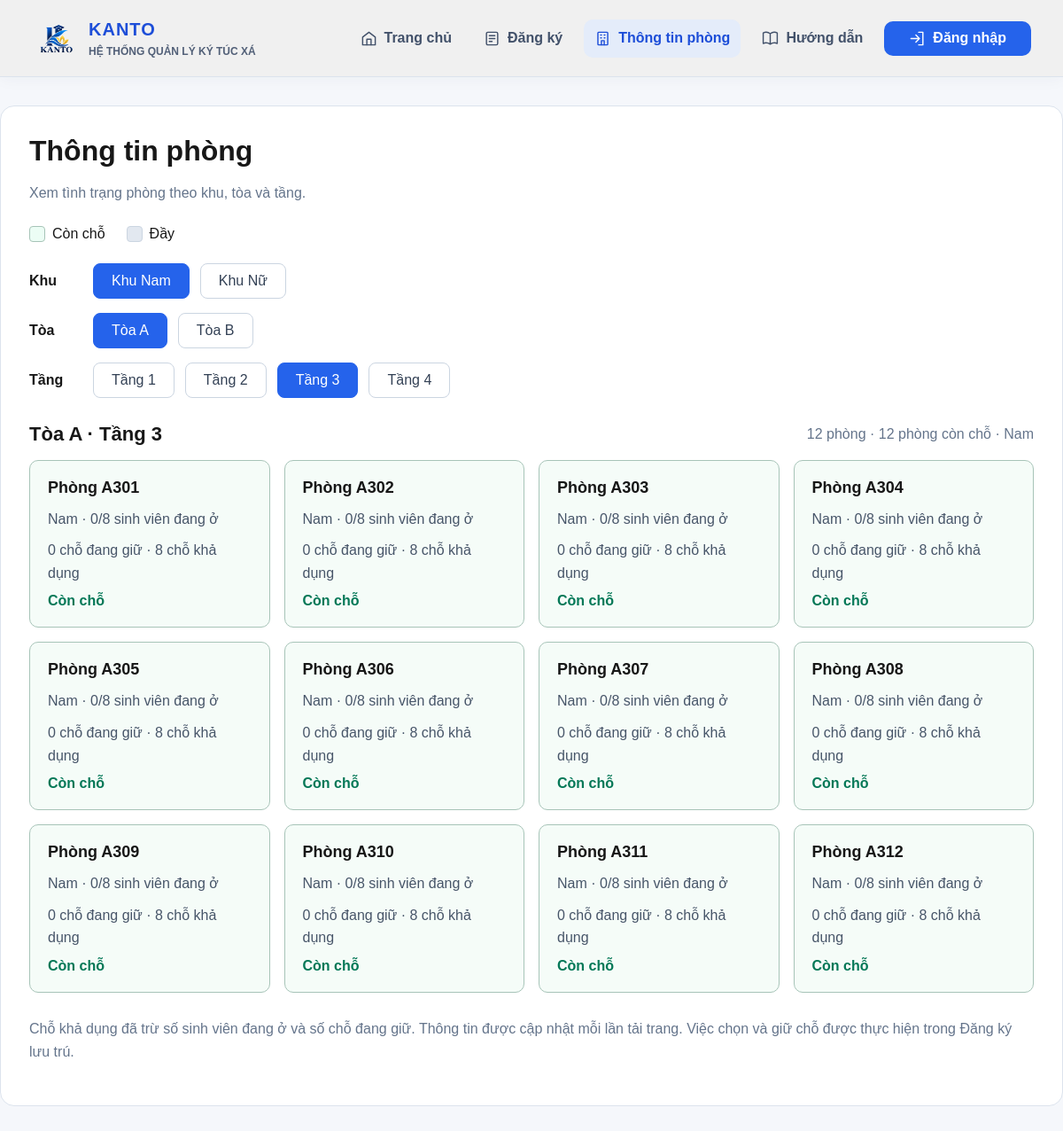
Page /index.php?action=rooms&GioiTinhPhong=Nam&MaToa=T01&Tang=3 on the committed database.
### tables this page shows
CREATE TABLE IF NOT EXISTS `toanha` (
  `MaToa` varchar(10) NOT NULL,
  `TenToa` varchar(100) NOT NULL,
  PRIMARY KEY (`MaToa`),
  UNIQUE KEY `uq_toanha_ten` (`TenToa`)
);

CREATE TABLE IF NOT EXISTS `phong` (
  `MaPhong` varchar(10) NOT NULL,
  `MaToa` varchar(10) NOT NULL,
  `SoPhong` varchar(20) NOT NULL,
  `Tang` tinyint UNSIGNED NOT NULL,
  `GioiTinhPhong` enum('Nam','Nữ') NOT NULL,
  `SucChua` int NOT NULL,
  PRIMARY KEY (`MaPhong`),
  UNIQUE KEY `uq_phong_toa_sophong` (`MaToa`,`SoPhong`),
  KEY `idx_phong_matoa` (`MaToa`),
  KEY `idx_phong_toa_tang` (`MaToa`,`Tang`)
);

### controllers/RoomController.php (called while the page is built, shortened)
<?php
require_once __DIR__ . '/../config/app.php';
require_once __DIR__ . '/../models/Room.php';
class RoomController
{
    public function show(): void
    {
        $gender = 'Nam';
        $buildingId = $floor = null;
        $buildings = $floors = $rooms = [];
        $selectedBuilding = null;
        $message = '';
        if (!$message) {
            $gender = $_GET['GioiTinhPhong'] ?? 'Nam';
            $buildingId = $_GET['MaToa'] ?? null;
            $floorInput = $_GET['Tang'] ?? null;
            if (!in_array($gender, ['Nam', 'Nữ'], true)
                || ($buildingId !== null && ($buildingId === '' || mb_strlen($buildingId) > 10))
                || ($floorInput !== null && (!preg_match('/^[1-9][0-9]{0,2}$/D', $floorInput) || (int) $floorInput > 255))) {
                $message = 'Bộ lọc phòng không hợp lệ. Vui lòng chọn lại khu, tòa và tầng.';
            } else {
                $floor = $floorInput === null ? null : (int) $floorInput;
            }
        }
        if ($message) {
            http_response_code(400);
        } else {
            try {
                $model = new Room($this->db);
                $buildings = $model->buildings($gender);
                $buildingId ??= $buildings[0]['MaToa'] ?? null;
                foreach ($buildings as $building) {
                    if ($building['MaToa'] === $buildingId) {
                        $selectedBuilding = $building;
                    }
                }
                if ($buildingId !== null && !$selectedBuilding) {
                    $message = 'Tòa đã chọn không thuộc khu này hoặc không có phòng.';
                    http_response_code(400);
                } elseif ($selectedBuilding) {
                    $floors = $model->floors($gender, $buildingId);
                    $floor ??= $floors[0] ?? null;
                    if (!in_array($floor, $floors, true)) {
                        $message = 'Tầng đã chọn không có trong tòa này.';
                        http_response_code(400);
                    } else {
                        $rooms = $model->rooms($gender, $buildingId, $floor);
                    }
                } elseif ($floor !== null) {
                    $message = 'Không có tòa và tầng phù hợp với bộ lọc.';
                    http_response_code(400);
                }
            } catch (PDOException $error) {
                http_response_code(500);
                $message = 'Chưa thể tải thông tin phòng. Vui lòng thử lại sau.';
                $rooms = [];
            }
        }
        require __DIR__ . '/../views/rooms/information.php';
    }
}

### config/app.php (called while the page is built, shortened)
<?php
function appUrl(string $path = ''): string
{
    $base = getenv('APP_BASE_PATH');
    $base = $base === false ? '/Kanto-KTX' : $base;
    return '/' . trim(trim($base, '/') . '/' . ltrim($path, '/'), '/');
}

### models/Room.php (called while the page is built, shortened)
<?php
class Room
{
    public function buildings(string $gender): array
    {
        $stmt = $this->db->prepare('SELECT DISTINCT t.MaToa, t.TenToa
            FROM toanha t JOIN phong p ON p.MaToa = t.MaToa
            WHERE p.GioiTinhPhong = ? ORDER BY t.TenToa, t.MaToa');
        $stmt->execute([$gender]);
        return $stmt->fetchAll();
    }
    public function floors(string $gender, string $building): array
    {
        $stmt = $this->db->prepare('SELECT DISTINCT Tang FROM phong
            WHERE GioiTinhPhong = ? AND MaToa = ? ORDER BY Tang');
        $stmt->execute([$gender, $building]);
        return array_map('intval', $stmt->fetchAll(PDO::FETCH_COLUMN));
    }
    public function rooms(string $gender, ?string $building = null, ?int $floor = null, bool $availableOnly = false): array
    {
        return $this->queryRooms($gender, $building, $floor, $availableOnly);
    }
    private function queryRooms(?string $gender = null, ?string $building = null, ?int $floor = null, bool $availableOnly = false, ?string $roomId = null): array
    {
        $roomConstraint = $roomId === null ? '' : ' AND MaPhong = ?';
        $sql = "SELECT p.*, t.TenToa,
            COALESCE(h.DangO, 0) AS DangO, COALESCE(d.DangGiu, 0) AS DangGiu,
            p.SucChua - COALESCE(h.DangO, 0) - COALESCE(d.DangGiu, 0) AS ConCho
            FROM phong p JOIN toanha t ON t.MaToa = p.MaToa
            LEFT JOIN (SELECT MaPhong, COUNT(*) AS DangO FROM hopdong
                WHERE TrangThai = 'Còn hạn' $roomConstraint GROUP BY MaPhong) h ON h.MaPhong = p.MaPhong
            LEFT JOIN (SELECT MaPhong, COUNT(*) AS DangGiu FROM dondangky
                WHERE (TrangThai = 'Chờ duyệt' OR (TrangThai = 'Đã duyệt' AND MaHopDong IS NULL)) $roomConstraint
                GROUP BY MaPhong) d ON d.MaPhong = p.MaPhong
            WHERE 1=1";
        $params = $roomId === null ? [] : [$roomId, $roomId];
        if ($gender !== null) {
            $sql .= ' AND p.GioiTinhPhong = ?';
            $params[] = $gender;
        }
        if ($building !== null) {
            $sql .= ' AND p.MaToa = ?';
            $params[] = $building;
        }
        if ($floor !== null) {
            $sql .= ' AND p.Tang = ?';
            $params[] = $floor;
        }
        $stmt = $this->db->prepare($sql . ' ORDER BY t.TenToa, p.Tang, p.SoPhong, p.MaPhong');
        $stmt->execute($params);
        return $stmt->fetchAll();
    }
}

### views/rooms/information.php (the view, shortened to what this page needs)
<?php
$escape = fn($value) => htmlspecialchars((string) $value, ENT_QUOTES, 'UTF-8');
$filterUrl = fn(array $filters) => appUrl('index.php?' . http_build_query(['action' => 'rooms'] + $filters));
$available = count(array_filter($rooms, fn($room) => (int) $room['ConCho'] > 0));
?>
<!DOCTYPE html>
<html lang="vi">
<head>
    <link rel="stylesheet" href="<?= $escape(appUrl('assets/css/style.css')) ?>">
    <link rel="stylesheet" href="<?= $escape(appUrl('assets/css/room-information.css')) ?>">
</head>
<body class="home-page room-information-page">
<?php require __DIR__ . '/../../includes/header.php'; ?>
<main class="room-information-shell">
    <h1>Thông tin phòng</h1>
    <p class="room-introduction">Xem tình trạng phòng theo khu, tòa và tầng.</p>
    <div class="room-legend" aria-label="Chú thích trạng thái phòng">
        <span><i aria-hidden="true"></i>Còn chỗ</span>
        <span><i class="full" aria-hidden="true"></i>Đầy</span>
    </div>
    <nav class="room-information-filters" aria-label="Bộ lọc phòng">
        <div class="room-filter-row">
            <strong>Khu</strong>
            <?php foreach (['Nam', 'Nữ'] as $option): ?>
                <a href="<?= $escape($filterUrl(['GioiTinhPhong' => $option])) ?>"<?= $gender === $option ? ' aria-current="true"' : '' ?>>Khu <?= $option ?></a>
            <?php endforeach; ?>
        </div>
        <?php if ($buildings): ?>
        <div class="room-filter-row">
            <strong>Tòa</strong>
            <?php foreach ($buildings as $building): ?>
                <a href="<?= $escape($filterUrl(['GioiTinhPhong' => $gender, 'MaToa' => $building['MaToa']])) ?>"<?= $buildingId === $building['MaToa'] ? ' aria-current="true"' : '' ?>><?= $escape($building['TenToa']) ?></a>
            <?php endforeach; ?>
        </div>
        <?php endif; ?>
        <?php if ($floors): ?>
        <div class="room-filter-row">
            <strong>Tầng</strong>
            <?php foreach ($floors as $option): ?>
                <a href="<?= $escape($filterUrl(['GioiTinhPhong' => $gender, 'MaToa' => $buildingId, 'Tang' => $option])) ?>"<?= $floor === $option ? ' aria-current="true"' : '' ?>>Tầng <?= $option ?></a>
            <?php endforeach; ?>
        </div>
        <?php endif; ?>
    </nav>
    <?php if ($message): ?>
        <div class="room-information-error" role="alert">
            <p><?= $escape($message) ?></p>
            <a href="<?= $escape(appUrl('index.php?action=rooms')) ?>">Chọn lại bộ lọc</a>
        </div>
    <?php else: ?>
        <?php if ($selectedBuilding): ?>
        <div class="room-results-heading">
            <h2><?= $escape($selectedBuilding['TenToa']) ?> · Tầng <?= $floor ?></h2>
            <p><?= count($rooms) ?> phòng · <?= $available ?> phòng còn chỗ · <?= $escape($gender) ?></p>
        </div>
        <?php endif; ?>
        <div class="room-information-grid">
            <?php foreach ($rooms as $room): ?>
                <?php $isFull = (int) $room['ConCho'] <= 0; ?>
                <article class="room-information-card<?= $isFull ? ' full' : '' ?>">
                    <h3>Phòng <?= $escape($room['SoPhong']) ?></h3>
                    <p><?= $escape($room['GioiTinhPhong']) ?> · <?= (int) $room['DangO'] ?>/<?= (int) $room['SucChua'] ?> sinh viên đang ở</p>
                    <p><?= (int) $room['DangGiu'] ?> chỗ đang giữ · <?= max(0, (int) $room['ConCho']) ?> chỗ khả dụng</p>
                    <strong class="room-status"><?= $isFull ? 'Đầy' : 'Còn chỗ' ?></strong>
                </article>
            <?php endforeach; ?>
        </div>
    <?php endif; ?>
    <p class="room-information-note">Chỗ khả dụng đã trừ số sinh viên đang ở và số chỗ đang giữ. Thông tin được cập nhật mỗi lần tải trang. Việc chọn và giữ chỗ được thực hiện trong Đăng ký lưu trú.</p>
</main>
</body>
</html>

### assets/css/style.css (style rules this page uses)
* { box-sizing: border-box; }
.home-page { margin: 0; background: #fff; color: #171717; font-family: Arial, sans-serif; padding: 0; }

### assets/css/room-information.css (style rules this page uses)
.room-information-page { background: #f5f7fb; }
.room-information-shell { max-width: 1320px; margin: 32px auto; padding: 32px; background: white; border: 1px solid #dce3ed; border-radius: 16px; }
.room-information-shell h1 { margin: 0 0 12px; font-size: 32px; }
.room-introduction, .room-information-note, .room-results-heading p { color: #64748b; line-height: 1.6; }
.room-legend { display: flex; flex-wrap: wrap; gap: 24px; margin: 24px 0; }
.room-legend span { display: flex; align-items: center; gap: 8px; }
.room-legend i { width: 18px; height: 18px; border: 1px solid #a7c4b8; background: #ecfdf5; border-radius: 4px; }
.room-legend i.full { border-color: #cbd5e1; background: #e2e8f0; }
.room-information-filters { display: grid; gap: 16px; margin-bottom: 28px; }
.room-filter-row { display: flex; flex-wrap: wrap; align-items: center; gap: 12px; }
.room-filter-row > strong { width: 60px; }
.room-filter-row a { padding: 10px 20px; border: 1px solid #cbd5e1; border-radius: 8px; text-decoration: none; color: #334155; }
.room-filter-row a[aria-current] { background: #2563eb; border-color: #2563eb; color: white; }
.room-results-heading { display: flex; flex-wrap: wrap; justify-content: space-between; align-items: center; gap: 12px; margin: 0 0 16px; }
.room-results-heading h2 { margin: 0; font-size: 22px; }
.room-results-heading p { margin: 0; }
.room-information-grid { display: grid; grid-template-columns: repeat(auto-fit, minmax(220px, 1fr)); gap: 16px; }
.room-information-card { padding: 20px; border: 1px solid #a7c4b8; background: #f5fcf8; border-radius: 10px; overflow-wrap: anywhere; }
.room-information-card h3 { margin: 0 0 12px; font-size: 18px; }
.room-information-card p { margin: 0 0 10px; color: #475569; line-height: 1.6; }
.room-status { color: #047857; }
.room-information-note { margin-top: 28px; }

### rows in the picture
toanha: TenToa "Tòa A"
toanha: TenToa "Tòa B"
phong: SoPhong "A301", GioiTinhPhong "Nam", DangO "0", SucChua "8", DangGiu "0", max(0, (int) $room['ConCho']) "8"
phong: SoPhong "A302", GioiTinhPhong "Nam", DangO "0", SucChua "8", DangGiu "0", max(0, (int) $room['ConCho']) "8"
phong: SoPhong "A303", GioiTinhPhong "Nam", DangO "0", SucChua "8", DangGiu "0", max(0, (int) $room['ConCho']) "8"
phong: SoPhong "A304", GioiTinhPhong "Nam", DangO "0", SucChua "8", DangGiu "0", max(0, (int) $room['ConCho']) "8"
phong: SoPhong "A305", GioiTinhPhong "Nam", DangO "0", SucChua "8", DangGiu "0", max(0, (int) $room['ConCho']) "8"
phong: SoPhong "A306", GioiTinhPhong "Nam", DangO "0", SucChua "8", DangGiu "0", max(0, (int) $room['ConCho']) "8"
phong: SoPhong "A307", GioiTinhPhong "Nam", DangO "0", SucChua "8", DangGiu "0", max(0, (int) $room['ConCho']) "8"
phong: SoPhong "A308", GioiTinhPhong "Nam", DangO "0", SucChua "8", DangGiu "0", max(0, (int) $room['ConCho']) "8"
phong: SoPhong "A309", GioiTinhPhong "Nam", DangO "0", SucChua "8", DangGiu "0", max(0, (int) $room['ConCho']) "8"
phong: SoPhong "A310", GioiTinhPhong "Nam", DangO "0", SucChua "8", DangGiu "0", max(0, (int) $room['ConCho']) "8"
phong: SoPhong "A311", GioiTinhPhong "Nam", DangO "0", SucChua "8", DangGiu "0", max(0, (int) $room['ConCho']) "8"
phong: SoPhong "A312", GioiTinhPhong "Nam", DangO "0", SucChua "8", DangGiu "0", max(0, (int) $room['ConCho']) "8"

### other values in the picture
$option "Nam"
$option "Nữ"
$option "1"
$option "2"
$option "3"
$option "4"
$floor "3"
count($rooms) "12"
$available "12"
$escape($gender) "Nam"
